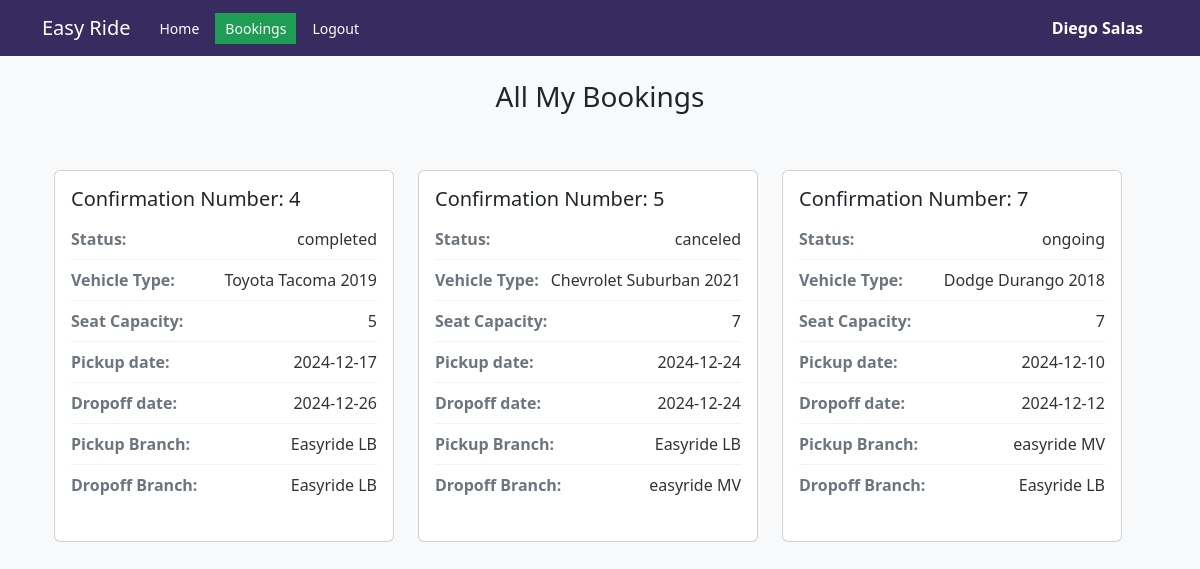
Screenshot of /mybookings.php (signed in) with the database file from the repository.
### tables this page shows
CREATE TABLE `customers` (
  `customer_id` int(11) NOT NULL,
  `customer_fname` varchar(25) NOT NULL,
  `customer_lname` varchar(25) NOT NULL,
  `customer_address` varchar(255) NOT NULL,
  `customer_phonenum` varchar(15) NOT NULL,
  `customer_email` varchar(50) NOT NULL,
  `customer_password` varchar(100) NOT NULL
);

CREATE TABLE `booking` (
  `confirmation_num` int(11) NOT NULL,
  `status` varchar(25) NOT NULL DEFAULT 'pending',
  `vehicle_registration` int(11) NOT NULL,
  `pickup_date` date NOT NULL,
  `pickup_employee_email` varchar(50) DEFAULT NULL,
  `customer_id` int(11) NOT NULL,
  `drop_date` date NOT NULL,
  `drop_employee_email` varchar(50) DEFAULT NULL,
  `pickup_branch_id` int(11) NOT NULL,
  `drop_branch_id` int(11) NOT NULL,
  `amount` float(10,2) NOT NULL
);

CREATE TABLE `vehicle` (
  `car_id` int(11) NOT NULL,
  `c_name` varchar(25) NOT NULL,
  `description` varchar(200) NOT NULL,
  `model_year` int(11) NOT NULL,
  `manufacturer` varchar(20) NOT NULL,
  `color` varchar(10) NOT NULL
);

CREATE TABLE `vehicle_details` (
  `registration_num` int(11) NOT NULL,
  `seat_capacity` int(11) NOT NULL,
  `mileage` int(11) NOT NULL,
  `rate` float(10,2) NOT NULL,
  `type_car_id` int(11) NOT NULL,
  `fuel_type_id` int(11) NOT NULL,
  `vehicle_branch_id` int(11) NOT NULL,
  `car_id` int(11) NOT NULL
);

CREATE TABLE `branch` (
  `branch_id` int(11) NOT NULL,
  `location` varchar(50) NOT NULL,
  `branch_name` varchar(50) NOT NULL
);

### includes/init.php (called while the page is built, shortened)
<?php
require 'classes/user.php';
$db_obj = new Database();
$db_connection = $db_obj->dbConnection();
$user_obj = new User($db_connection);

### includes/classes/user.php (called while the page is built, shortened)
<?php
class User{
    protected $db;
    function __construct($db_connection){
        $this->db = $db_connection;
    }
    function find_user_by_id($id){
        try{
            $find_user = $this->db->prepare("SELECT * FROM `customers` WHERE customer_id = ?");
            $find_user->execute([$id]);
            if($find_user->rowCount() === 1){
                return $find_user->fetch(PDO::FETCH_OBJ);
            }
            else{
                return false;
            }
        }
        catch (PDOException $e) {
            die($e->getMessage());
        }
    }
    function all_user_bookings($id){
        try{
            $get_bookings = $this->db->prepare("SELECT confirmation_num, status, manufacturer, c_name, model_year, seat_capacity, pickup_date, drop_date, b1.branch_name as b1_branch_name, b2.branch_name as b2_branch_name, customer_id
                                                FROM `booking` as bo
                                                LEFT JOIN `vehicle_details` as vd ON
                                                vd.registration_num=bo.vehicle_registration
                                                LEFT JOIN `vehicle` as v ON v.car_id=vd.car_id
                                                LEFT JOIN `branch` as b1 ON b1.branch_id=bo.pickup_branch_id
                                                LEFT JOIN `branch` as b2 ON b2.branch_id=bo.drop_branch_id
                                                HAVING customer_id = ?");
            $get_bookings->execute([$id]);
            if($get_bookings->rowCount() > 0){
                return $get_bookings->fetchAll(PDO::FETCH_OBJ);
            }
            else{
                return false;
            }
        }
        catch (PDOException $e) {
            die($e->getMessage());
        }
    }
}
?>

### mybookings.php (the view, shortened to what this page needs)
<?php
require 'includes/init.php';
if(isset($_SESSION['customer_id']) && isset($_SESSION['email'])){
    $user_data = $user_obj->find_user_by_id($_SESSION['customer_id']);
    $all_bookings = $user_obj->all_user_bookings($_SESSION['customer_id']);
}
else{
    header('Location: logout.php');
    exit;
}
?>
<!DOCTYPE html>
<html lang="en">
<head>
    <link rel="stylesheet" href="./style.css">
    <link href="https://cdn.jsdelivr.net/npm/bootstrap@5.3.0-alpha1/dist/css/bootstrap.min.css" rel="stylesheet">
</head>
<body class="bg-light">
<nav class="navbar navbar-expand-lg navbar-dark nav-container">
        <div class="container">
            <a class="navbar-brand" href="#">Easy Ride</a>
            <div class="collapse navbar-collapse justify-content-center" id="navbarNav">
                <ul class="navbar-nav me-auto mb-2 mb-lg-0">
                    <li class="nav-item"><a href="profile.php" rel="noopener noreferrer" class="nav-link">Home</a></li>
                    <li class="nav-item"><a href="mybookings.php" rel="noopener noreferrer" class="nav-link active">Bookings</a></li>
                    <li class="nav-item"><a href="logout.php" rel="noopener noreferrer" class="nav-link">Logout</a></li>
                </ul>
                <span class="employee-name">
                <?php echo  $user_data->customer_fname." ".$user_data->customer_lname;?>
                </span>
            </div>
        </div>
</nav>
<div class="container px-4 py-4">
            <div class="row mb-4">
                <div class="col-12">
                    <h1 class="h3">All My Bookings</h1>
                </div>
            <div class="row g-4">
                <?php
                if($all_bookings){
                    foreach($all_bookings as $row){
                        echo '<div class="col-xl-4 col-md-6 col-sm-12">
                                <div class="card vehicle-card h-100">
                                    <div class="card-body">
                                        <h5 class="card-title">Confirmation Number: '.$row->confirmation_num.'</h5>
                                        <div class="detail-row"><span class="detail-label">Status:</span><span class="detail-value"> '.$row->status.'</span></div>
                                        <div class="detail-row"><span class="detail-label">Vehicle Type:</span><span class="detail-value"> '.$row->manufacturer.' '.$row->c_name.' '.$row->model_year.'</span></div>
                                        <div class="detail-row"><span class="detail-label">Seat Capacity:</span><span class="detail-value">'.$row->seat_capacity.'</span></div>
                                        <div class="detail-row"><span class="detail-label">Pickup date:</span><span class="detail-value"> '.$row->pickup_date.'</span></div>
                                        <div class="detail-row"><span class="detail-label">Dropoff date: </span><span class="detail-value">'.$row->drop_date.'</span></div>
                                        <div class="detail-row"><span class="detail-label">Pickup Branch:</span><span class="detail-value"> '.$row->b1_branch_name.'</span></div>
                                        <div class="detail-row"><span class="detail-label">Dropoff Branch:</span><span class="detail-value"> '.$row->b2_branch_name.'</span></div>
                                    </div>
                                </div>
                            </div>';
                    }
                }
                else{
                    echo '<div class="alert alert-info">You Currently have bookings!</div>';
                }
                ?>
            </div>
        </div>
    </div>
</body>
</html>

### style.css (style rules this page uses)
* { box-sizing: border-box; -webkit-box-sizing: border-box; }
body { padding: 0px; margin: 0; font-family: 'Open Sans', sans-serif; background-color: #F8FAFC; }
a { color: inherit; text-decoration: none; outline: none; }
h1 { text-align: center; color: #232323; }
.active { outline: none; background-color: #1F9D55 !important; color: #FFF !important; }
body { font-family: 'Open Sans', sans-serif; background-color: #F8FAFC; color: #232323; }
.nav-container { background-color: #382B5F !important; }
.nav-container .nav-link { color: #FFF !important; font-size: 14px; padding: 5px 10px !important; margin: 0 3px; }
.nav-container .nav-link.active { background-color: #1F9D55 !important; color: #FFF !important; }
.container { max-width: 100%; }
.employee-name { color: #FFF; margin-right: 15px; font-weight: bold; }
.vehicle-card { border-radius: 10px; transition: transform 0.3s ease, box-shadow 0.3s ease; margin-bottom: 20px; }
.detail-row { display: flex; justify-content: space-between; padding: 8px 0; border-bottom: 1px solid #f1f3f5; }
.detail-row:last-child { border-bottom: none; }
.detail-label { color: #6c757d; font-weight: 600; }
.detail-value { color: #333; }

### rows the page displays
customers: customer_fname "Diego", customer_lname "Salas"
booking: confirmation_num "4", status "completed", vehicle.manufacturer "Toyota", vehicle.c_name "Tacoma", vehicle.model_year "2019", vehicle_details.seat_capacity "5", pickup_date "2024-12-17", drop_date "2024-12-26", pickup_branch.branch_name "Easyride LB"
booking: confirmation_num "5", status "canceled", vehicle.manufacturer "Chevrolet", vehicle.c_name "Suburban", vehicle.model_year "2021", vehicle_details.seat_capacity "7", pickup_date "2024-12-24", drop_date "2024-12-24", pickup_branch.branch_name "Easyride LB", drop_branch.branch_name "easyride MV"
booking: confirmation_num "7", status "ongoing", vehicle.manufacturer "Dodge", vehicle.c_name "Durango", vehicle.model_year "2018", vehicle_details.seat_capacity "7", pickup_date "2024-12-10", drop_date "2024-12-12", pickup_branch.branch_name "easyride MV", drop_branch.branch_name "Easyride LB"
